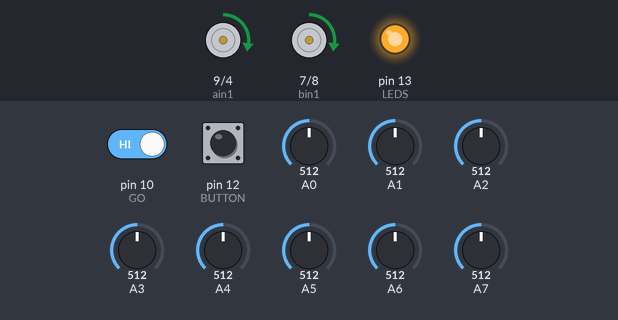
Bench run of a sketch on a simulated Arduino Nano, built with avr-gcc and run on an emulated ATmega328P. On the bench: motor-driver pin pairs drawn as motors (green arrow = first pin HIGH = forward, orange = second pin HIGH = backward, longer = more drive, scaled by the enable pin), output pins drawn as LEDs (lit = HIGH). Inputs (shaded band) come from the test bench; at power-on: pin 10 (GO) HIGH, A0 = 512, A1 = 512, A3 = 512, A4 = 512, pin 12 (BUTTON) LOW, A2 = 512, A5 = 512, A6 = 512, A7 = 512.

Above: at 5.6 s.
5.7 s: pin 10 (GO) driven LOW
At 6.3 s:
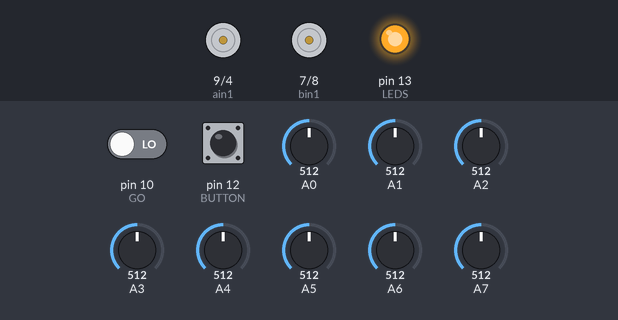
7.2 s: pin 10 (GO) driven HIGH
At 7.6 s:
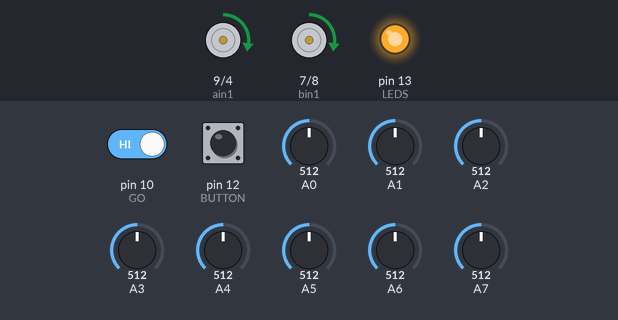
8.7 s: A0 set to 716
At 9.4 s:
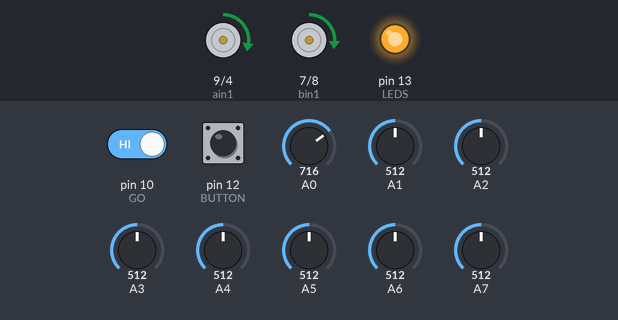
10.2 s: A1 set to 716
At 10.6 s:
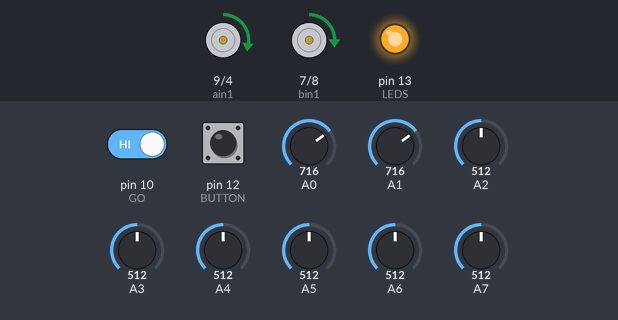
11.7 s: A3 set to 716
At 12.9 s:
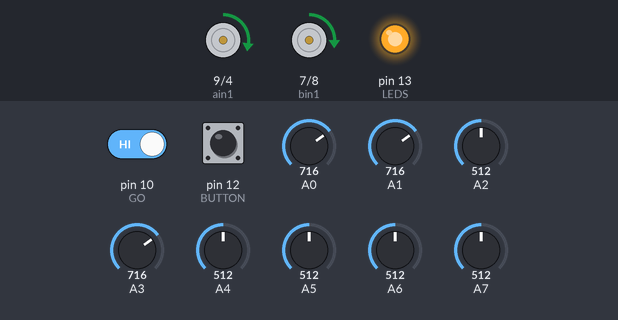
13.2 s: A4 set to 716
At 14.0 s:
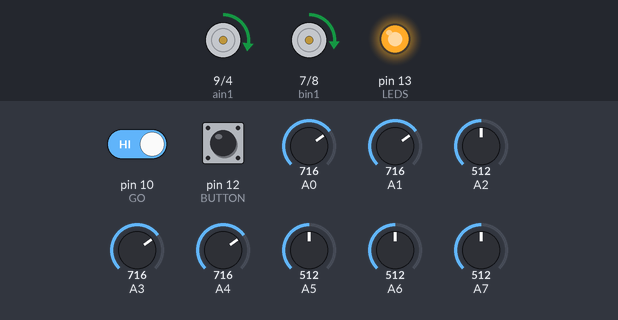
Timing chart, 0 to 15.7 s (numbered marks = the images above; inputs shaded):
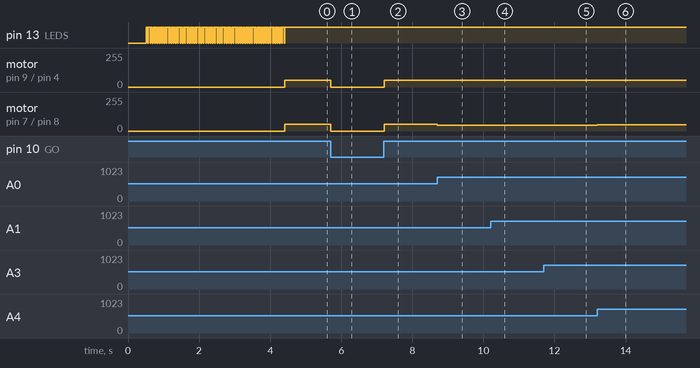

Measured:
- after the input at 5.7 s, motor on pin 9 (ain1) / pin 4 (ain2), motor on pin 7 (bin1) / pin 8 (bin2): forward 50/255 → stopped at once
- after the input at 7.2 s, motor on pin 9 (ain1) / pin 4 (ain2), motor on pin 7 (bin1) / pin 8 (bin2): stopped → forward 50/255 at once
- after the input at 8.7 s, motor on pin 7 (bin1) / pin 8 (bin2): forward 50/255 → forward 45/255 at once
- after the input at 10.2 s, motor on pin 7 (bin1) / pin 8 (bin2): forward 45/255 → forward 42/255 at once
- after the input at 11.7 s, motor on pin 7 (bin1) / pin 8 (bin2): forward 42/255 → forward 43/255 at once
- after the input at 13.2 s, motor on pin 7 (bin1) / pin 8 (bin2): forward 43/255 → forward 46/255 at once

The sketch:

siguelineas8.ino
```cpp
#include <QTRSensors.h>
#include "TB6612.h"

/* Constantes para el control de la placa*/
#define LEDS 13
#define QTR_LEDS 11
#define BUTTON 12
#define GO 10

/* Descomentar esta línea para debuggear el código*/
#define DEBUG

/* Estas constantes para el control PID */
const float KP = 0.04;  // 0.04 con velocidad de 90
const float KI = 0.0;   //0 con velocidad de 90
const float KD = 0.11;  //0.11 con velocidad de 90
const int SETPOINT = 3500;

/* Velocidades del siguelíneas */
const int MAX_SPEED = 50;  // maxima velocidad alcanzada 90
const int MIN_SPEED = MAX_SPEED * (-1);
const int BRAKE_SPEED = 255;

/* Cantidad de sensores de la tarjeta */
const int SENSORS_NUM = 8;

QTRSensors qtr;
TB6612 puenteh;

/* Se declara el arreglo para los sensores */
uint16_t SenIR[SENSORS_NUM];

float position;
float error = 0.0, last_error = 0.0;
float error1 = 0, error2 = 0, error3 = 0, error4 = 0, error5 = 0, error6 = 0;
float integral = 0.0;
float derivative = 0.0;
float pid_output = 0.0;

int left_motor_speed, right_motor_speed;

void setup() {
  pinMode(BUTTON, INPUT);
  pinMode(GO, INPUT);
  pinMode(QTR_LEDS, OUTPUT);
  pinMode(LEDS, OUTPUT);

  // digitalWrite(QTR_LEDS, HIGH);

#ifdef DEBUG
  Serial.begin(9600);
  delay(10);
#endif

  qtr.setTypeAnalog();
  qtr.setSensorPins((const uint8_t[]){ A7, A0, A1, A2, A3, A4, A5, A6 }, SENSORS_NUM);
  qtr.setEmitterPin(QTR_LEDS);
  delay(500);

  while (digitalRead(BUTTON)) {
    digitalWrite(LEDS, !digitalRead(LEDS));
    delay(500);
  }

  for (uint16_t i = 0; i < 60; i++) {
    digitalWrite(LEDS, HIGH);
    delay(20);
    qtr.calibrate();
    digitalWrite(LEDS, LOW);
    delay(20);
  }

  digitalWrite(LEDS, HIGH);

  while (!digitalRead(GO)) {}

  // delay(1000);
}

void printQtrData() {
  /* Esta parte sirve para comprobar que los sensores están leyendo correctamente */
  qtr.read(SenIR);
  for (int i = 0; i < 8; i++) {
    Serial.print(SenIR[i]);
    Serial.print('\t');
  }
  Serial.println(position);
}

void computePID() {
  position = qtr.readLineBlack(SenIR);

  error = position - SETPOINT;

  error6 = error5;
  error5 = error4;
  error4 = error3;
  error3 = error2;
  error2 = error1;
  error1 = error;
  integral = KI * (error6 + error5 + error4 + error3 + error2 + error1 + error);

  integral = constrain(integral, MIN_SPEED, MAX_SPEED);

  derivative = KD * (error - last_error);
  last_error = error;

  pid_output = (KP * error) + integral + derivative;
}

void driveMotors() {
  left_motor_speed = constrain(MAX_SPEED - pid_output, MIN_SPEED, MAX_SPEED);
  right_motor_speed = constrain(MAX_SPEED + pid_output, MIN_SPEED, MAX_SPEED);

  (pid_output > 0) ? puenteh.motores(left_motor_speed, MAX_SPEED) : puenteh.motores(MAX_SPEED, right_motor_speed);
}

void printPIDData() {
  Serial.print("error: ");
  Serial.print(error);
  Serial.print(", pid_output: ");
  Serial.print(pid_output);
  Serial.print(", left speed: ");
  Serial.print(constrain(MAX_SPEED - pid_output, MIN_SPEED, MAX_SPEED));
  Serial.print(", right speed: ");
  Serial.print(constrain(MAX_SPEED + pid_output, MIN_SPEED, MAX_SPEED));
  Serial.println();
}

void loop() {
  while (digitalRead(GO)) {

    computePID();

    driveMotors();
  }

  while (!digitalRead(GO)) {

    puenteh.motores(0, 0);
  }
  // printPIDData();
}
```

TB6612.cpp
```cpp
#include "Arduino.h"
#include "TB6612.h"

TB6612::TB6612() {
  pinMode(pwmA, OUTPUT);
  pinMode(pwmB, OUTPUT);
  analogWrite(pwmA, 0);
  analogWrite(pwmB, 0);

  pinMode(ain1, OUTPUT);
  pinMode(ain2, OUTPUT);
  pinMode(bin1, OUTPUT);
  pinMode(bin2, OUTPUT);

  digitalWrite(ain1, LOW);
  digitalWrite(ain2, LOW);
  digitalWrite(bin1, LOW);
  digitalWrite(bin2, LOW);
}

void TB6612::motorIzq(int velocidad) {
  if (velocidad >= 0) {
    digitalWrite(ain1, HIGH);
    digitalWrite(ain2, LOW);
    // analogWrite(pwmA, velocidad);
  } else {
    digitalWrite(ain1, LOW);
    digitalWrite(ain2, HIGH);
    // analogWrite(pwmA, (-1) * velocidad);
  }
  analogWrite(pwmA, abs(velocidad));
}

void TB6612::motorDer(int velocidad) {
  if (velocidad >= 0) {
    digitalWrite(bin1, HIGH);
    digitalWrite(bin2, LOW);
    // analogWrite(pwmB, velocidad);
  } else {
    digitalWrite(bin1, LOW);
    digitalWrite(bin2, HIGH);
    // analogWrite(pwmB, (-1) * velocidad);
  }
  analogWrite(pwmB, abs(velocidad));
}

void TB6612::motores(int velIzq, int velDer) {
  motorIzq(velIzq);
  motorDer(velDer);
}

void TB6612::freno(bool sentido, int velocidad) {
  if (sentido) {
    motorIzq((-1) * velocidad);
    motorDer(velocidad);
  } else {
    motorIzq(velocidad);
    motorDer((-1) * velocidad);
  }
}
```

TB6612.h
```cpp
#include "Arduino.h"
#include <stdint.h>
#ifndef TB6612_h
#define TB6612_h

class TB6612 {
public:
  const uint8_t ain1 = 9;
  const uint8_t ain2 = 4;
  const uint8_t pwmA = 5;
  const uint8_t bin1 = 7;
  const uint8_t bin2 = 8;
  const uint8_t pwmB = 6;

  // void begin();
  TB6612();
  void motorIzq(int velocidad);
  void motorDer(int velocidad);
  void motores(int velIzq, int velDer);
  void freno(bool sentido, int velocidad);
private:
};

#endif
```
